Frame 1 (no input): blank canvas, image omitted
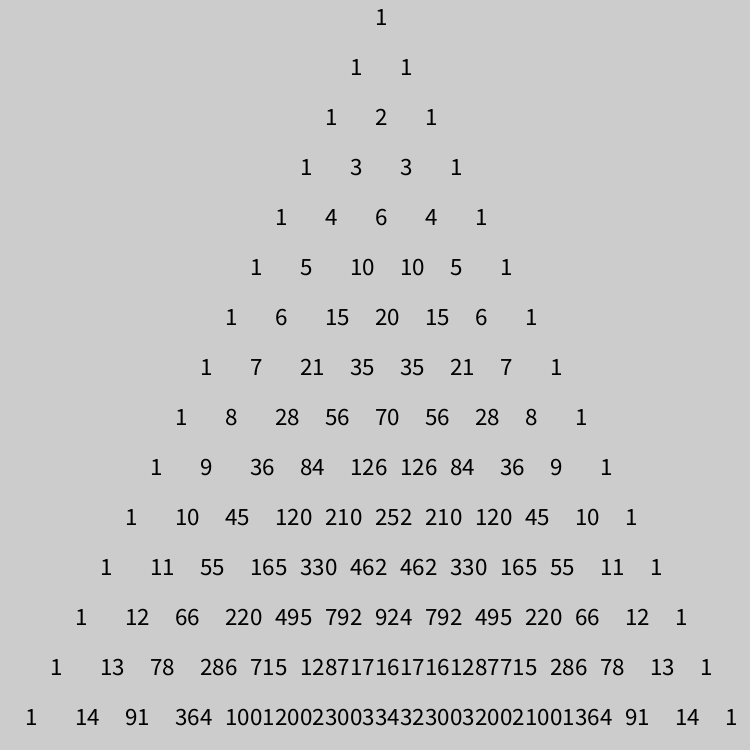
Frame 60 (the mouse pressed at the canvas centre just before this capture)
Frame 120 (the mouse held since frame 60 and released just before this capture): identical to frame 60, image omitted

The Processing sketch that drew this single still picture (run headless with seeded random() and noise(); from frame 60 on, the mouse is pressed at the canvas centre):

// Processing sketch: Pascal
// ── Pascal.pde
int num = 15;
int[] state = {1};
int gen = 0;
void setup() {
  size(750, 750);
}
void draw() {
  if (gen < num) {
    drawNumber(gen);
    updateState();
  }
}

void drawNumber(float y) {
  float scalar = (float) width / num;
  float x = (width - state.length * scalar) * 0.5;
  y *= scalar;
  fill(0);
  for (int i = 0; i < state.length; i++) {
    textSize(scalar * 0.5);
    text(state[i], x + scalar * .5, y + scalar * 0.5);
    x += scalar;
  }
}

void updateState() {
  int[] BOUNDARY = {0};
  int[] nextState = new int[state.length + 1];
  state = splice(state, BOUNDARY, 0);
  state = splice(state, BOUNDARY, state.length);
  for (int i = 0; i < state.length - 1; i++) {
    nextState[i] = transition(i);
  }
  state = nextState;
  gen++;
}

int transition(int i) {
  int nextC = state[i + 1] + state[i];
  return nextC;
}
